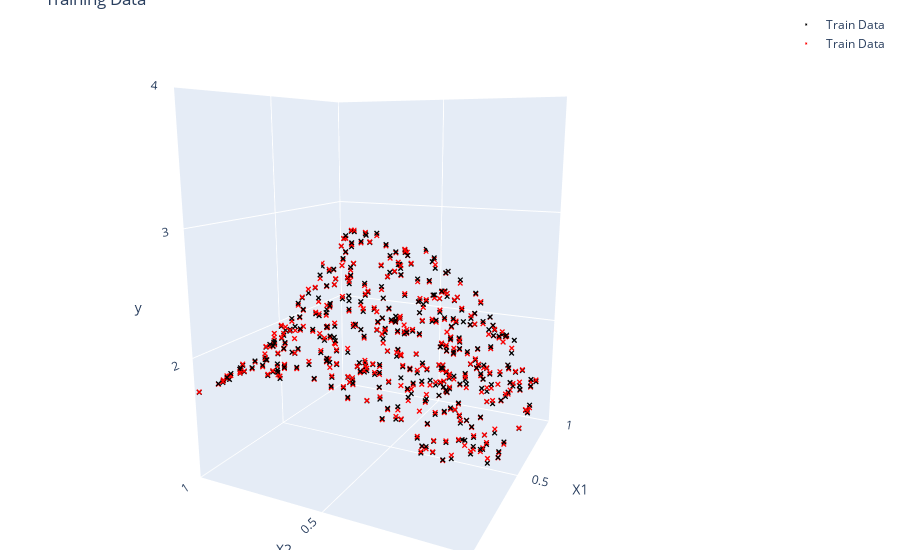

This figure's notebook cell:
### Code cell
fig = go.Figure()
fig.add_trace(go.Scatter3d(x=X[:,0], y=X[:,1], z=y, mode="markers", marker=dict(size=2, color="black", symbol="x"), name="Train Data"))
fig.add_trace(go.Scatter3d(x=X[:,0], y=X[:,1], z=fit["B"]@fit["coef_"], 
                           mode="markers", marker=dict(size=2, color="red", symbol="x"), name="Train Data"))

fig.update_layout(
    scene = dict(
        xaxis = dict(nticks=4, range=[0,1],title="X1"),
        yaxis = dict(nticks=4, range=[0,1],title="X2"),
        zaxis = dict(nticks=4, range=[1,4],title="y"),),
    width=700,
    margin=dict(r=20, l=10, b=10, t=10),
    title="Training Data")

### Figure 1 — Plotly figure (JSON) as saved in the notebook; plotly's stock layout.template omitted (floating-point values rounded to 4 significant figures; data arrays with more than 128 entries replaced by an {"elided": "..."} marker saying what was removed)
{"data": [{"marker": {"color": "black", "size": 2, "symbol": "x"}, "mode": "markers", "name": "Train Data", "type": "scatter3d", "x": {"elided": "375 float values"}, "y": {"elided": "375 float values"}, "z": {"elided": "375 float values"}}, {"marker": {"color": "red", "size": 2, "symbol": "x"}, "mode": "markers", "name": "Train Data", "type": "scatter3d", "x": {"elided": "375 float values"}, "y": {"elided": "375 float values"}, "z": {"elided": "375 float values"}}], "layout": {"autosize": true, "margin": {"b": 10, "l": 10, "r": 20, "t": 10}, "scene": {"aspectmode": "auto", "aspectratio": {"x": 0.9124, "y": 0.9112, "z": 1.203}, "camera": {"center": {"x": 0, "y": 0, "z": 0}, "eye": {"x": -1.902, "y": -0.9227, "z": 0.4663}, "projection": {"type": "perspective"}, "up": {"x": 0, "y": 0, "z": 1}}, "xaxis": {"nticks": 4, "range": [0, 1], "title": {"text": "X1"}, "type": "linear"}, "yaxis": {"nticks": 4, "range": [0, 1], "title": {"text": "X2"}, "type": "linear"}, "zaxis": {"nticks": 4, "range": [1, 4], "title": {"text": "y"}, "type": "linear"}}, "title": {"text": "Training Data"}}}
